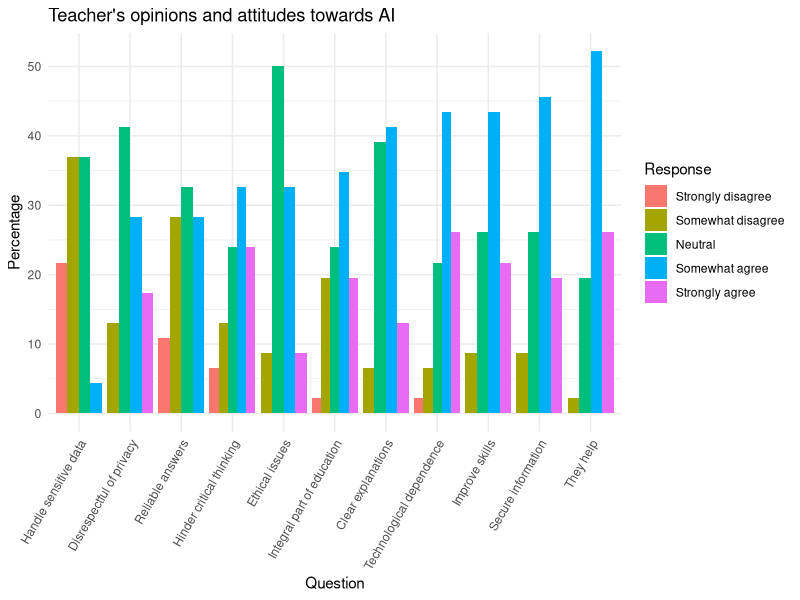
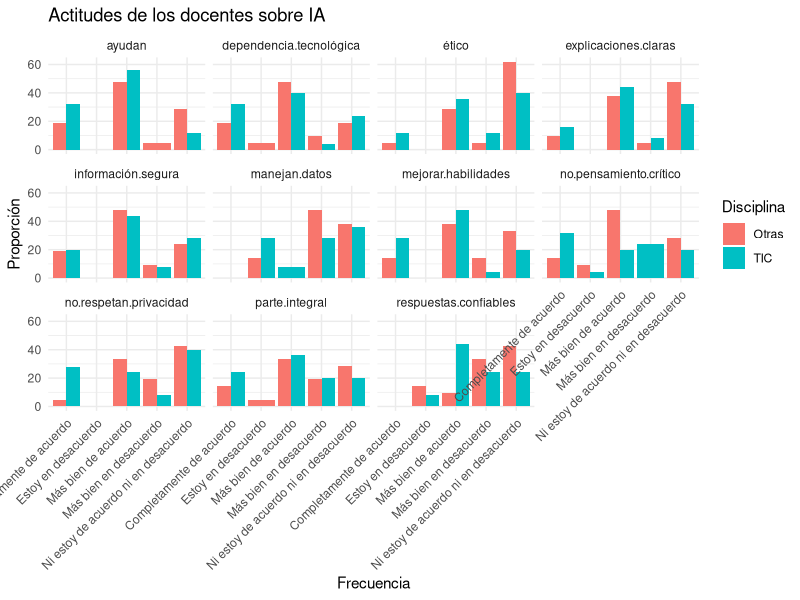

These charts were generated, in order, by the following R code:
## ---- chunk 1
library(ggplot2)
library(dplyr)

frecuencias_data <- read.csv("../data/actitudes-docentes.csv", header = TRUE, na.strings="", sep = ";")

columnas <- strsplit("ayudan;dependencia-tecnológica;explicaciones-claras;información-segura;manejan-datos;mejorar-habilidades;no-pensamiento-crítico;no-respetan-privacidad;parte-integral;respuestas-confiables;ético", ";")

likert_data <- data.frame( Attitude = character(),
                           Disciplina = character(),
                           Average = numeric(),
                           SD = numeric() )

opiniones_data <- data.frame( Attitude = character(),
                              Disciplina = character(),
                              Response = character(),
                              Count = numeric(),
                              Percentage = numeric() )

opiniones_resumen_data <- data.frame( Attitude = character(),
                                      Response = character(),
                                      Count = numeric(),
                                      Percentage = numeric() )

for ( i in columnas[[1]] ) {
  i <- gsub("-", ".", i)
  frecuencias_uso_data  <-  data.frame(Disciplina = frecuencias_data$Disciplina,
                                       frecuencias_data[i])

  porcentajes_data <-  frecuencias_uso_data %>% group_by(Disciplina,.data[[i]]) %>%
    summarise(Count = n())  %>% 
    mutate( Percentage = Count / sum(Count) * 100 )
  
  porcentajes_data$Response <- porcentajes_data[[i]]
  porcentajes_data$Attitude <- i
  opiniones_data <- rbind( opiniones_data, porcentajes_data )
  
  porcentajes_absolutos_data <-  frecuencias_uso_data %>% group_by(.data[[i]]) %>%
    summarise(Count = n())  %>% 
    mutate( Percentage = Count / sum(Count) * 100 )
  
  porcentajes_absolutos_data$Response <- porcentajes_absolutos_data[[i]]
  porcentajes_absolutos_data$Attitude <- i
  porcentajes_absolutos_data[[i]] <- NULL
  
  opiniones_resumen_data <- rbind( opiniones_resumen_data, porcentajes_absolutos_data )
  
  porcentajes_data$Likert <- as.numeric( factor( porcentajes_data[[i]],
                                      levels = c("Estoy en desacuerdo", "Más bien en desacuerdo","Ni estoy de acuerdo ni en desacuerdo", "Más bien de acuerdo", "Completamente de acuerdo" )
                                      )
                                )
  
  # compute weighted average of the Likert scale per Disciplina
  promedio_data <- porcentajes_data %>% group_by(Disciplina) %>%
    summarise(Average = sum(Likert * Count) / sum(Count),
              SD = sqrt( sum( Count * (Likert - (sum(Likert * Count) / sum(Count)))^2 ) / sum(Count) )
              )
  
  frecuencia_tabla <- table( unname(unlist(frecuencias_uso_data[i])), frecuencias_uso_data$Disciplina)
  chisq_frecuencia <- chisq.test(frecuencia_tabla)
  if ( chisq_frecuencia$p.value < 0.05 ) {
    cat("✅ La prueba de chi-cuadrado indica que hay una diferencia significativa en la actitud 📈", i, "📈 con p-value ", chisq_frecuencia$p.value,"\n")
  }
  
  promedio_data$Attitude <- i
  likert_data <- rbind( likert_data, promedio_data )

}

opiniones_resumen_data$Attitude <- recode( opiniones_resumen_data$Attitude,
                                "ayudan" = "They help",
                                "dependencia.tecnológica" = "Technological dependence",
                                "explicaciones.claras" = "Clear explanations",
                                "información.segura" = "Secure information",
                                "manejan.datos" = "Handle sensitive data",
                                "mejorar.habilidades"= "Improve skills",
                                "no.pensamiento.crítico"= "Hinder critical thinking",
                                "no.respetan.privacidad"= "Disrespectful of privacy",
                                "parte.integral"= "Integral part of education",
                                "respuestas.confiables"= "Reliable answers",
                                "ético"= "Ethical issues"
                             )
opiniones_resumen_data$Response <- recode( opiniones_resumen_data$Response,
                                "Estoy en desacuerdo" = "Strongly disagree",
                                "Más bien en desacuerdo" = "Somewhat disagree",
                                "Ni estoy de acuerdo ni en desacuerdo" = "Neutral",
                                "Más bien de acuerdo" = "Somewhat agree",
                                "Completamente de acuerdo" = "Strongly agree"
                             )


opiniones_resumen_data$Response <- factor( opiniones_resumen_data$Response,
                                      levels = c("Strongly disagree", "Somewhat disagree", "Neutral", "Somewhat agree", "Strongly agree" )
                                      )

opiniones_resumen_data$Attitude <- factor(opiniones_resumen_data$Attitude,
                                          levels = opiniones_resumen_data %>%
                                          filter(Response == "Somewhat agree") %>%
                                          arrange(Percentage) %>% pull(Attitude)
)


ggplot( opiniones_resumen_data, aes(x=Attitude, y = Percentage, fill=Response)) +
  geom_bar( stat="identity", position="dodge") +
  labs(title=paste0("Teacher's opinions and attitudes towards AI"), x="Question", y="Percentage") +
  theme_minimal() +
  theme(axis.text.x = element_text(angle = 60, hjust = 1))

ggplot( opiniones_data, aes(x=Response, fill=Disciplina, y = Percentage)) +
  geom_bar( stat="identity", position="dodge") +
  labs(title=paste0("Actitudes de los docentes sobre IA"), x="Frecuencia", y="Proporción") +
  facet_wrap( ~ Attitude ) +
  theme_minimal() +
  theme(axis.text.x = element_text(angle = 45, hjust = 1))

likert_data$Attitude <- recode( likert_data$Attitude,
                                "ayudan" = "They help",
                                "dependencia.tecnológica" = "Technological dependence",
                                "explicaciones.claras" = "Clear explanations",
                                "información.segura" = "Reliable information",
                                "manejan.datos" = "Handle sensitive data",
                                "mejorar.habilidades"= "Improve skills",
                                "no.pensamiento.crítico"= "Hinder critical thinking",
                                "no.respetan.privacidad"= "Disrespectful of privacy",
                                "parte.integral"= "Integral part of education",
                                "respuestas.confiables"= "Reliable answers",
                                "ético"= "Ethical issues"
                             )
                                

likert_data$Disciplina <- recode( likert_data$Disciplina,
                                 "TIC" = "ICT",
                                 "Otras" = "Other"
                                 )


likert_data$average_and_sd <- paste0( round(likert_data$Average,2), " (", round(likert_data$SD,2), ")" )
likert_data$Average <- NULL
likert_data$SD <- NULL


library(tidyr)

likert_data %>%
  pivot_wider(names_from = Disciplina, values_from = average_and_sd, id_cols= Attitude) -> likert_table

likert_table <- likert_table[,c(1,3,2)]

library(kableExtra)
kable( likert_table,
       align="c" )  %>%
  column_spec(1, bold = TRUE, width="15em") %>%
  row_spec(0, bold = TRUE, background = "#D3D3D3")
